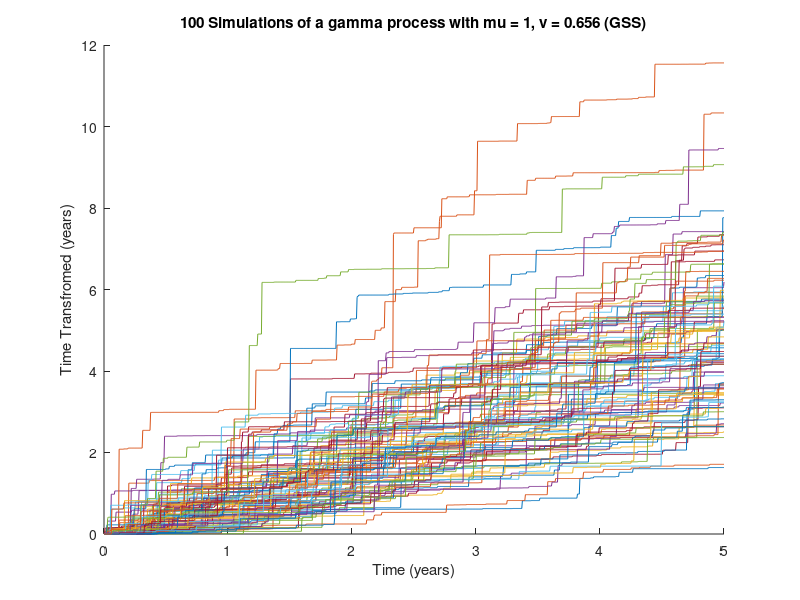

Source code (MATLAB):
% GSS Brownian-Gamma Beidge Sampling  of a gamma process (i.e. G(t; u, v)) 
% for a $2^{-k}$-point Equal-Length Partition of [0,T]

k = 10; % 2^10 equal length partitions of [0,T]
T = 2^k;
T_= 5; % set maturity to 5 years
h = 2^(-k)*T_;
G = zeros(T+1,100);
G(1,:) = 0;
t = linspace(0, T_, T+1);

mu = 1; % the drift parameter
v = 0.656; % the volatility parameter for gamma process

for j = 1:100
    for i = 2:(2^k+1)
        Q = gamrnd(mu^2*h/v, v/mu);
        G(i,j) = G(i-1,j) + Q;
    end
    hold on
    plot(t,G(:,j))
    hold off
end
title('100 Simulations of a gamma process with mu = 1, v = 0.656 (GSS)')
axis auto
xlabel('Time (years)')
ylabel('Time Transfromed (years)')


